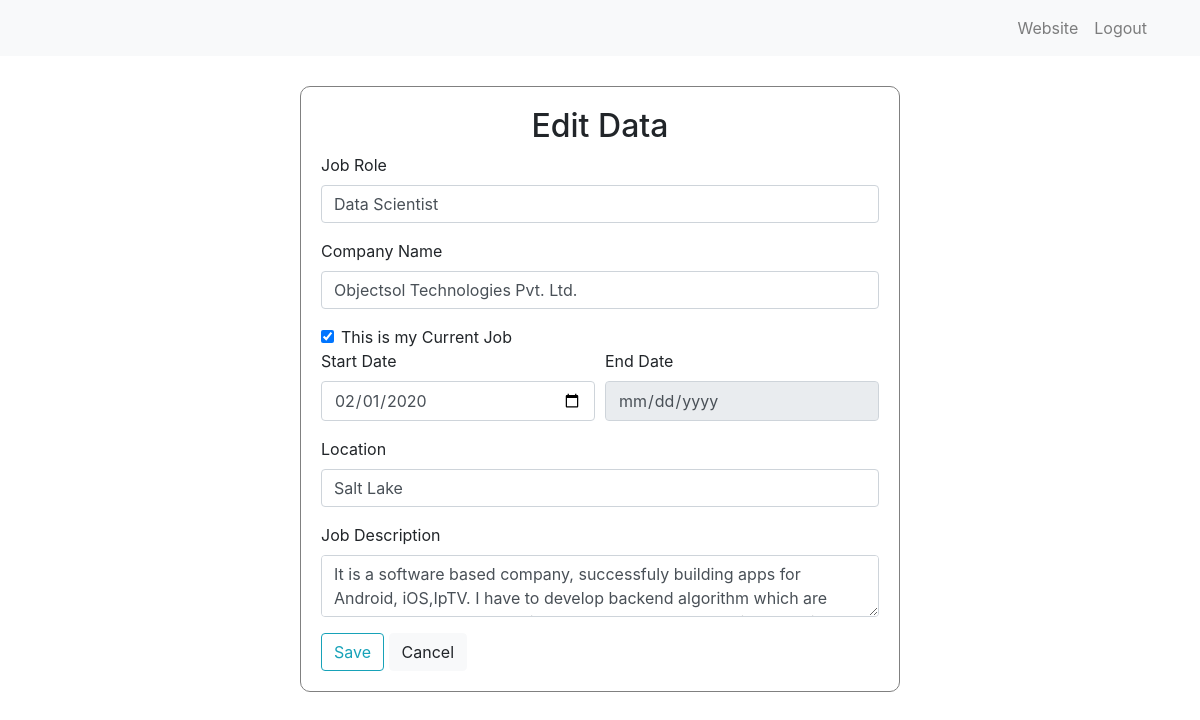
/formdata/job/1 (signed in), run on an earlier commit of the app's database.
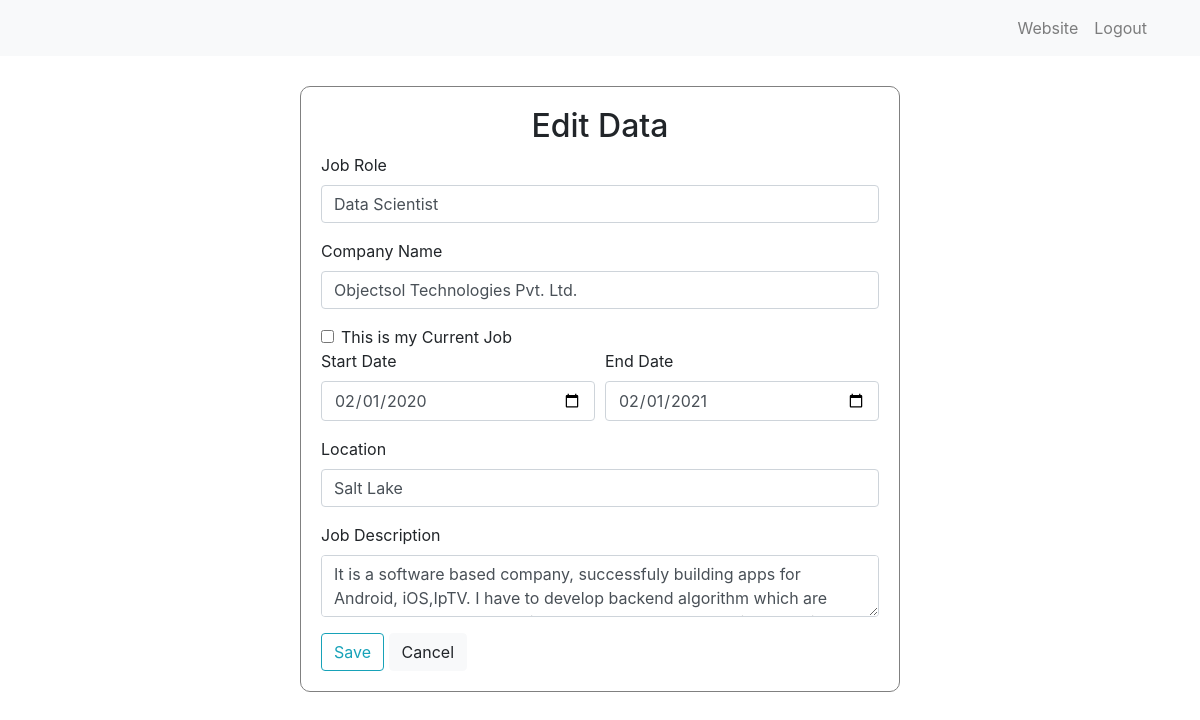
And on a later commit of the database.
### portfolio/models.py (models this page shows)
class Job(db.Model):
    id = db.Column(db.Integer, primary_key=True)
    role = db.Column(db.String(30), unique=False,nullable=False)
    company = db.Column(db.String(30), unique=False, nullable=False)
    start = db.Column(db.DateTime, unique=False, nullable=True)
    end = db.Column(db.DateTime, unique=False, nullable=True)
    place = db.Column(db.String(30), unique=False, nullable=True)
    jd = db.Column(db.String(100), unique=False, nullable=False)
    user_id = db.Column(db.Integer, db.ForeignKey('user.id'), nullable=False)

### portfolio/routes.py (the view, shortened to what this page needs)
@main.route('/formdata/<path:form_type>/<int:data_id>', methods=['GET', 'POST'])
@login_required
def edit_post(data_id, form_type):
    if form_type == 'testimoni':
        testimoni_data = Testimonial.query.filter_by(id=data_id).first()
        test_form = Testimoni_form(id=data_id)
        pic_form = changepictureForm(id=data_id)
        if test_form.submit.data and test_form.validate_on_submit():
            testimoni_data.name = test_form.name.data
            testimoni_data.desc = test_form.desc.data
            testimoni_data.testimony = test_form.main.data
            db.session.commit()
            return redirect(url_for('main.data'))
        elif request.method == 'GET':
            test_form.name.data = testimoni_data.name
            test_form.desc.data = testimoni_data.desc
            test_form.main.data = testimoni_data.testimony
            return render_template('edit_data.html', form=test_form, type=form_type, pic=True, image=testimoni_data, form_pic=pic_form)
        return render_template('edit_data.html', form=test_form, type=form_type,pic=True,image=testimoni_data,form_pic=pic_form)
    elif form_type == 'job':
        jobdata = Job.query.filter_by(id=data_id).first()
        jobform = JobForm(id=data_id)
        if jobform.validate_on_submit():
            jobdata.role=jobform.role.data
            jobdata.company=jobform.company.data
            jobdata.start=datetime.strptime(jobform.start.data.strftime("%B %Y"),"%B %Y")
            if jobform.end.data == None:
                jobform.end.data = None
            else:
                jobform.end.data = datetime.strptime(jobform.end.data.strftime("%B %Y"),"%B %Y")
            jobdata.end = jobform.end.data
            jobdata.place=jobform.place.data
            jobdata.jd=jobform.jd.data
            db.session.commit()
            return redirect(url_for('main.data'))
        elif request.method == 'GET':
            jobform.role.data = jobdata.role
            jobform.company.data = jobdata.company
            jobform.start.data = jobdata.start
            if jobdata.end == None:
                jobform.current.data = True
            else:
                jobform.end.data = jobdata.end
            jobform.place.data = jobdata.place
            jobform.jd.data = jobdata.jd
            return render_template('edit_data.html', form=jobform, type=form_type)
        return render_template('edit_data.html', form=jobform, type=form_type)

### portfolio/forms.py (shortened to what this page needs)
class JobForm(FlaskForm):
    role = StringField('Job Role', validators=[DataRequired()])
    company = StringField('Company Name', validators=[DataRequired()])
    current = BooleanField('This is my Current Job')
    start = DateField('Start Date', validators=[DataRequired()], format=f'%Y-%m-%d')
    end = DateField('End Date', format=f'%Y-%m-%d')
    place = StringField('Location')
    jd = TextAreaField('Job Description', validators=[DataRequired()])
    submit = SubmitField('Save')
    def __init__(self, id=None,*args, **kwargs):
        self.id = id
        super(JobForm, self).__init__(*args, **kwargs)

### portfolio/models.py (called while the page is built)
@login_manager.user_loader
def load_user(user_id):
    return User.query.get(int(user_id))

### portfolio/templates/edit_data.html (shortened to what the changed rows need)
<!DOCTYPE html>
<html lang="en">
  <head>
    <link
      rel="stylesheet"
      href="https://maxcdn.bootstrapcdn.com/bootstrap/4.0.0/css/bootstrap.min.css"
    />
    <link
      rel="stylesheet"
      href="https://stackpath.bootstrapcdn.com/font-awesome/4.7.0/css/font-awesome.min.css"
    />
  </head>
  <body>
    <div class="container custom">
      <h2 style="text-align: center;">Edit Data</h2>
    <form method="POST" enctype="multipart/form-data">
      {% if type == 'job' %}
        <div class="form-group">
          {{form.role.label(class="form-control-label")}}
          {% if form.role.errors %}
            {{form.role(class="form-control is-invalid")}}
            <div class="invalid-feedback">
              {% for error in form.role.errors %}
              <span>{{ error }}</span>
              {% endfor %}
            </div>
            {% else %}
            {{form.role(class="form-control")}}
          {% endif %}
        </div>
        <div class="form-group">
          {{form.company.label(class="form-control-label")}}
          {% if form.company.errors %}
            {{form.company(class="form-control is-invalid")}}
            <div class="invalid-feedback">
              {% for error in form.company.errors %}
              <span>{{ error }}</span>
              {% endfor %}
            </div>
            {% else %}
            {{form.company(class="form-control")}}
          {% endif %}
        </div>
        <div class="form-check">
          {{form.current(class="form-check-input")}}
          {{form.current.label(class="form-check-label")}}
        </div>
        <div class="form-row">
          <div class="form-group col-md-6">
            {{form.start.label(class="form-control-label")}}
            {% if form.start.errors %}
              {{form.start(class="form-control is-invalid")}}
              <div class="invalid-feedback">
                {% for error in form.start.errors %}
                <span>{{ error }}</span>
                {% endfor %}
              </div>
              {% else %}
              {{form.start(class="form-control")}}
            {% endif %}
          </div>
          <div class="form-group col-md-6">
            {{form.end.label(class="form-control-label")}}
            {% if form.end.errors %}
              {{form.end(class="form-control is-invalid")}}
              <div class="invalid-feedback">
                {% for error in form.end.errors %}
                <span>{{ error }}</span>
                {% endfor %}
              </div>
              {% else %}
              {{form.end(class="form-control")}}
            {% endif %}
          </div>
        </div>
        <div class="form-group">
          {{form.place.label(class="form-control-label")}}
          {% if form.place.errors %}
            {{form.place(class="form-control is-invalid")}}
            <div class="invalid-feedback">
              {% for error in form.place.errors %}
              <span>{{ error }}</span>
              {% endfor %}
            </div>
            {% else %}
            {{form.place(class="form-control")}}
          {% endif %}
        </div>
        <div class="form-group">
          {{form.jd.label(class="form-control-label")}}
          {% if form.jd.errors %}
            {{form.jd(class="form-control is-invalid")}}
            <div class="invalid-feedback">
              {% for error in form.jd.errors %}
              <span>{{ error }}</span>
              {% endfor %}
            </div>
            {% else %}
            {{form.jd(class="form-control")}}
          {% endif %}
        </div>
        <span class="form-group">
          {{ form.submit(class="btn btn-outline-info") }}
        </span>
      {% endif %}
    </form>
  </div>
  </body>
</html>

What changed in the data, as far as the page shows it:
changed Job "Data Scientist": end (not shown) → "02/01/2021"
Also different on the page:
form field current: "☑" → "☐"
